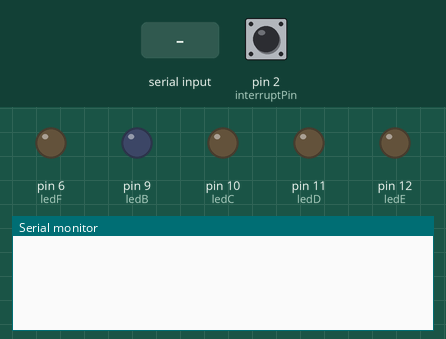
The sketch below on a simulated Arduino Uno, built with avr-gcc and run on an emulated ATmega328P. On the bench: output pins drawn as LEDs (lit = HIGH), the last lines printed to the serial monitor. Inputs (shaded band) come from the test bench; at power-on: pin 2 (interruptPin) HIGH. Pins used as bus, display or sensor lines are not drawn.

Above: at 1.2 s.
1.3 s: "$SA\n" received over Serial
At 2.2 s:
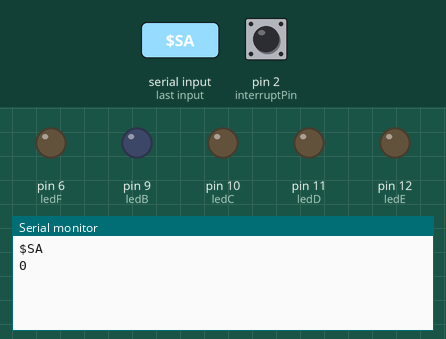
2.8 s: "$SC\n" received over Serial
At 3.4 s:
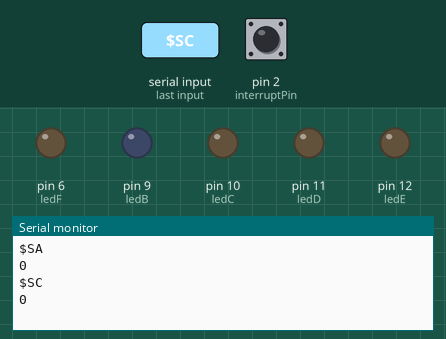
4.3 s: "$SF\n" received over Serial
At 5.7 s:
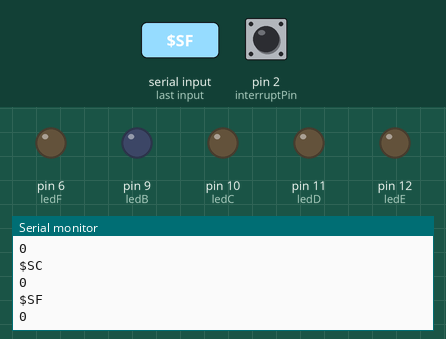

The sketch:

prueba.ino
```cpp
#include <TimerOne.h>
int ge= 0; // grados electricos correspondientes a la onda senoidal
int intensidad=0; //intensidad
int intensidad2=0; //intensidad
int intensidad3=0; //intensidad
int intensidad4=0; //intensidad
int intensidad5=0; //intensidad
int intensidad6=0; //intensidad
int disparo = 5; // pin donde se debe conectar el ch1
int ledB = 9; // otro canal
int ledC = 10; // otro canal
int ledD = 11; // otro canal
int ledE = 12; // otro canal
int ledF = 6; // otro canal
const byte interruptPin = 2; // pin donde se debe conectar el sync
volatile byte state = LOW; // me toca buscar que hace
float lectura; //lee el numero analogico de 0 a 1023
float volt; //convierte numero leido a tensión
String inputString = ""; // a String para mantener información entrante
bool stringComplete = false; // si el String esta completo para revisar si ya hemos complteado un comando


void setup()
{
  Serial.begin(9600);
  pinMode(interruptPin, INPUT_PULLUP); //me toca buscar que hace
  attachInterrupt(digitalPinToInterrupt(interruptPin),cruce_cero,FALLING); //entra cada que lee un RISING no importa que este haciendo en ese momento
  Timer1.initialize(46); // cada vez que pasen 46 us se ejecuta la funcion grado electrico que es lo que dura un grado electrico en cambiar
  Timer1.attachInterrupt(grado_electrico);
  pinMode(disparo,OUTPUT);
  pinMode(ledB,OUTPUT);
  pinMode(ledC,OUTPUT);
  pinMode(ledD,OUTPUT);
  pinMode(ledE,OUTPUT);
  pinMode(ledF,OUTPUT);
  //pinMode(A0,INPUT);
}

void loop() {
 // digitalWrite(disparo, LOW); // Asegura que el disparo esté en bajo cuando no se reciban nuevos comandos
 if (stringComplete)
{
  inputString.trim(); // Para cortar o eliminar cualquier caracter especial
  Serial.println(inputString); //imprimir para el control en el monitpr serial

//procesar comando
funcionProcesar();
    // luego se vacio el comando
inputString = "";
stringComplete = false;
}
}

void funcionProcesar(){
  if (inputString.indexOf("$SA") != -1){
  String holi = inputString.substring(3); // Convierte la cadena a un entero
  intensidad = holi.toInt();
  Serial.println(intensidad);
}
else if (inputString.indexOf("$SB") != -1) {
  String holi2 = inputString.substring(3); // Convierte la cadena a un entero
  intensidad2 = holi2.toInt();
  Serial.println(intensidad2);
}
else if (inputString.indexOf("$SC") != -1) {
  String holi3 = inputString.substring(3); // Convierte la cadena a un entero
  intensidad3 = holi3.toInt();
  Serial.println(intensidad3);
}
else if (inputString.indexOf("$SD") != -1) {
  String holi4 = inputString.substring(3); // Convierte la cadena a un entero
  intensidad4 = holi4.toInt();
  Serial.println(intensidad4);
}
else if (inputString.indexOf("$SE") != -1) {
  String holi5 = inputString.substring(3); // Convierte la cadena a un entero
  intensidad5 = holi5.toInt();
  Serial.println(intensidad5);
}
else if (inputString.indexOf("$SF") != -1) {
  String holi6 = inputString.substring(3); // Convierte la cadena a un entero
  intensidad6 = holi6.toInt();
  Serial.println(intensidad6);
}
}

void cruce_cero()
{
  ge=0; //cada vez que entra el ge es cero
}

void grado_electrico()
{
  ge++;

  if(intensidad==ge) // cuando la intensidad es igual al grado electrico se dispara el triac
  {
   digitalWrite(disparo,HIGH); //62.5 ns
   digitalWrite(disparo,LOW);
  }
  if(intensidad2==ge) // cuando la intensidad es igual al grado electrico se dispara el triac
  {
   digitalWrite(ledB,HIGH); //62.5 ns
   digitalWrite(ledB,LOW);
  }
  if(intensidad3==ge) // cuando la intensidad es igual al grado electrico se dispara el triac
  {
   digitalWrite(ledC,HIGH); //62.5 ns
   digitalWrite(ledC,LOW);
  }
    if(intensidad4==ge) // cuando la intensidad es igual al grado electrico se dispara el triac
  {
   digitalWrite(ledD,HIGH); //62.5 ns
   digitalWrite(ledD,LOW);
  }
    if(intensidad5==ge) // cuando la intensidad es igual al grado electrico se dispara el triac
  {
   digitalWrite(ledE,HIGH); //62.5 ns
   digitalWrite(ledE,LOW);
  }
    if(intensidad6==ge) // cuando la intensidad es igual al grado electrico se dispara el triac
  {
   digitalWrite(ledF,HIGH); //62.5 ns
   digitalWrite(ledF,LOW);
  }
}

//Parte de samuel
void serialEvent()
{
	while (Serial.available())
	{
		// conseguir el nuevo byte:
		char inChar = (char)Serial.read(); //leer y pasar a tipo char
		if (inChar == '\n') //si llega al final del comando
		{
			stringComplete = true; //se marca true para finalizar
		}
		else
		{
			//Se sigue añadiendo carácteres a la cadena
			inputString += inChar;
			// El operador += suma el valor de su derecha a la variable o propiedad de su izquierda y asigna el resultado a la variable o propiedad de su izquierda
		}
	}
}
```

Measured:
- after the input at 1.3 s, the serial monitor: prints a new line at once (image 1)
- after the input at 2.8 s, the serial monitor: prints a new line at once (image 2)
- after the input at 4.3 s, the serial monitor: prints a new line at once (image 3)
